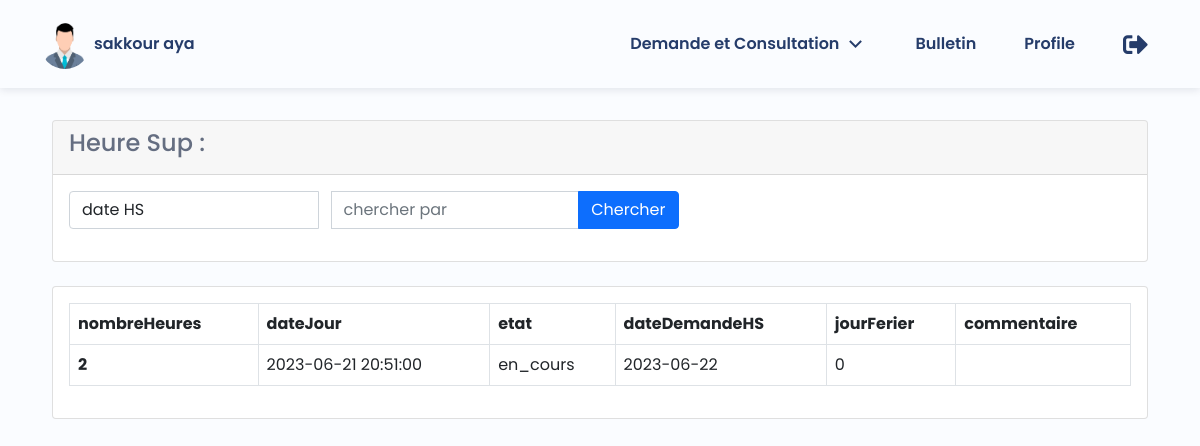
The app's page /PAYSMART/employe/consultHeureSup.php (signed in) with its own data.
### tables this page shows
CREATE TABLE `heuresup` (
  `idHeureSup` int(11) NOT NULL,
  `nombreHeures` int(11) NOT NULL,
  `dateJour` datetime NOT NULL,
  `valider` varchar(11) NOT NULL,
  `dateDemandeHS` date NOT NULL,
  `jourFerier` int(11) NOT NULL,
  `commentaire` varchar(100) NOT NULL,
  `idUser` varchar(11) NOT NULL
);

### PAYSMART/employe/consultHeureSup.php (the view, shortened to what this page needs)
<?php
	include 'menuEmploye.php';
    $mat=$_SESSION['matricule'];
    $conn2 = mysqli_connect("localhost","root","","paysmart");
 ?>
<div class="container">
    <div class="row">
        <div class="col-md-12">
            <div class="card mt-4">
                <div class="card-header">
                    <h4>Heure Sup :</h4>
                </div>
                <div class="card-body">
                    <div class="row">
                        <div class="col-md-7">
                            <form action="" method="post">
                            <div class="input-group mb-3">
                            <select name="opt" class="form-control" class="custom-select" id="CategorySelected">
                            <option selected value="dateJour">date HS</option>
                            </select> &nbsp &nbsp
                                    <input type="text" name="search" required value="<?php if(isset($_POST['search'])){echo $_POST['search']; } ?>" class="form-control" placeholder="chercher par">
                                    <button type="submit" class="btn btn-primary">Chercher</button>
                                </div>
                            </form>
                        </div>
                    </div>
                </div>
            </div>
        </div>
        <div class="col-md-12">
            <div class="card mt-4">
                <div class="card-body">
                    <table class="table table-bordered">
                        <thead>
                        <tr>
					<th>nombreHeures</th>
					<th>dateJour</th>
					<th>etat</th>
					<th>dateDemandeHS</th>
					<th>jourFerier</th>
                    <th>commentaire</th>
				</tr>
                        </thead>
                        <tbody>
                        <?php
if (isset($_POST['search'])) {
$filtervalues = $_POST['search'];
$selectedOption = $_POST["opt"];
echo $filtervalues . " " . $selectedOption;
if (!$conn2) {
    die("Connection failed: " . mysqli_connect_error());
}
$filtervalues = mysqli_real_escape_string($conn2, $filtervalues);
$selectedOption = mysqli_real_escape_string($conn2, $selectedOption);
$query = "SELECT * FROM heuresup WHERE `$selectedOption` LIKE '%$filtervalues%' and idUser='$mat'";
$query_run = mysqli_query($conn2, $query);
}else
{
$query = "SELECT * FROM heuresup where idUser='$mat'";
$query_run = mysqli_query($conn2, $query);
}
if ($query_run) {
    $num_rows = mysqli_num_rows($query_run);
    if ($num_rows > 0) {
        while ($r = mysqli_fetch_assoc($query_run)) {
            ?>
          <tr>
					<th scope="row"><?php echo $r['nombreHeures']; ?></th>
					<td><?php echo $r['dateJour']; ?></td>
					<td><?php echo $r['valider']; ?></td>
					<td><?php echo $r['dateDemandeHS']; ?></td>
                    <td><?php echo $r['jourFerier']; ?></td>
                    <td><?php echo $r['commentaire']; ?></td>
				</tr>
            <?php
    }} else {
        ?>
        <tr>
            <td colspan="4">Aucun résultat</td>
        </tr>
        <?php
    }
} else {
    echo "Error: " . mysqli_error($conn2);
}
?>
                        </tbody>
                    </table>
                </div>
            </div>
        </div>
    </div>
</div>
</body>
</html>

### PAYSMART/css/menuemploye.css (style rules this page uses)
:root { --header-height: 3.5rem; --first-color: hsl(220, 68%, 54%); --first-color-lighten: hsl(220, 68%, 97%); --title-color: hsl(220, 48%, 28%); --text-color: hsl(220, 12%, 45%); --body-color: hsl(220, 100%, 99%); --body-font: "Poppins", sans-serif; --normal-font-size: .938rem; --small-font-size: .813rem; --smaller-font-size: .75rem; --font-medium: 500; --font-semi-bold: 600; --z-tooltip: 10; --z-fixed: 100; }
@media screen and (min-width: 1024px) { :root { --normal-font-size: 1rem; --small-font-size: .875rem; --smaller-font-size: .813rem; } }
* { box-sizing: border-box; padding: 0; margin: 0; }
body { font-family: var(--body-font); font-size: var(--normal-font-size); background-color: var(--body-color); color: var(--text-color); }
.container { max-width: 1120px; margin-inline: 1.5rem; }
@media screen and (min-width: 1152px) { .container { margin-inline: auto; } }

### records on screen
heuresup: nombreHeures "2", dateJour "2023-06-21 20:51:00", valider "en_cours", dateDemandeHS "2023-06-22", jourFerier "0"

### other values on screen
$_SESSION["nom1"] "sakkour"
$_SESSION["prenom1"] "aya"
